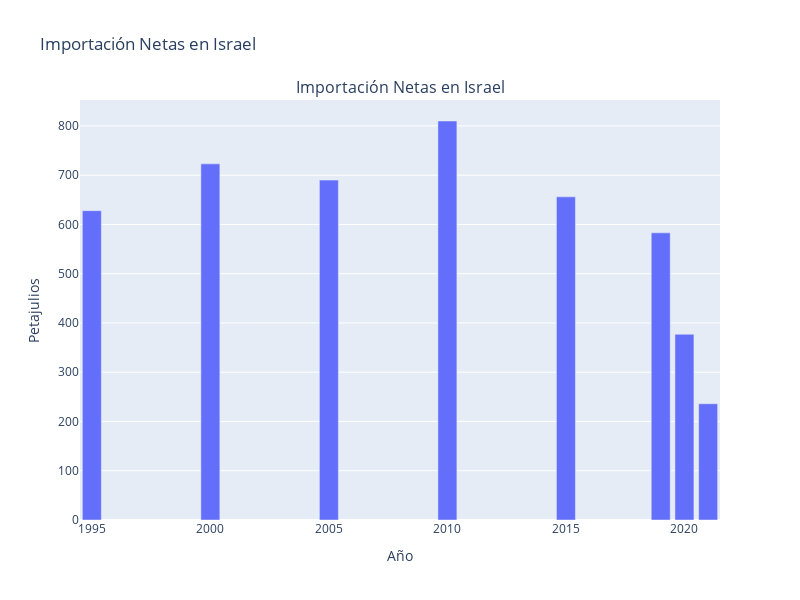

The cell this chart's notebook holds for it:
### Code cell
# Grafica de Importaciones netas
pais_importaciones = pais_data[pais_data['Series'] == 'Net imports [Imports - Exports - Bunkers] (petajoules)']

fig3 = make_subplots(rows=1, cols=1, subplot_titles=(f"Importación Netas en {pais}",))
fig3.add_trace(go.Bar(x=pais_importaciones['Year'], y=pais_importaciones['Value'], 
                        name='Importaciones'), row=1, col=1)
fig3.update_layout(height=600, width=800, 
                  title_text=f"Importación Netas en {pais}",
                  xaxis_title="Año",
                  yaxis_title="Petajulios")
fig3.show()

### Figure 1 — Plotly figure (JSON) as saved in the notebook; plotly's stock layout.template omitted (floating-point values rounded to 4 significant figures)
{"data": [{"name": "Importaciones", "type": "bar", "x": [1995, 2000, 2005, 2010, 2015, 2019, 2020, 2021], "xaxis": "x", "y": [628.0, 723.0, 690.0, 810.0, 656.0, 583.0, 377.0, 236.0], "yaxis": "y"}], "layout": {"annotations": [{"font": {"size": 16}, "showarrow": false, "text": "Importación Netas en Israel", "x": 0.5, "xanchor": "center", "xref": "paper", "y": 1, "yanchor": "bottom", "yref": "paper"}], "height": 600, "title": {"text": "Importación Netas en Israel"}, "width": 800, "xaxis": {"anchor": "y", "domain": [0, 1], "title": {"text": "Año"}}, "yaxis": {"anchor": "x", "domain": [0, 1], "title": {"text": "Petajulios"}}}}
